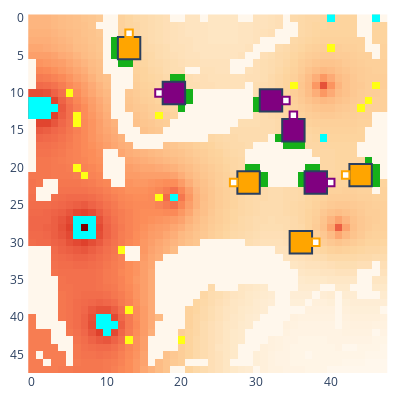

The code cell stored with this chart in its notebook:
### Code cell
myenv.step()
myenv.show()

### Figure 1 — Plotly figure (JSON) as saved in the notebook; plotly's stock layout.template omitted (floating-point values rounded to 4 significant figures; data arrays with more than 128 entries replaced by an {"elided": "..."} marker saying what was removed)
{"data": [{"colorscale": [[0, "rgb(255,247,236)"], [0.125, "rgb(254,232,200)"], [0.25, "rgb(253,212,158)"], [0.375, "rgb(253,187,132)"], [0.5, "rgb(252,141,89)"], [0.625, "rgb(239,101,72)"], [0.75, "rgb(215,48,31)"], [0.875, "rgb(179,0,0)"], [1, "rgb(127,0,0)"]], "name": "Rubble", "showscale": false, "type": "heatmap", "uid": "12_Rubble", "z": {"elided": "48x48 int values"}}, {"colorscale": [[0, "#00ffff"], [1, "#00ffff"]], "hoverinfo": "skip", "name": "Ice", "showscale": false, "type": "heatmap", "uid": "12_Ice", "z": {"elided": "48x48 int values"}}, {"colorscale": [[0, "#ffff14"], [1, "#ffff14"]], "hoverinfo": "skip", "name": "Ore", "showscale": false, "type": "heatmap", "uid": "12_Ore", "z": {"elided": "48x48 int values"}}, {"colorscale": [[0, "#15b01a"], [1, "#15b01a"]], "hoverinfo": "skip", "name": "Lichen", "showscale": false, "type": "heatmap", "uid": "12_Lichen", "z": {"elided": "48x48 int values"}}, {"customdata": [["factory_0", "player_0", 569, 0, 0, 127, 50]], "hovertemplate": "%{customdata[0]} %{customdata[1]}<br>Power: %{customdata[2]}<br>Ice: %{customdata[3]}<br>Ore: %{customdata[4]}<br>Water: %{customdata[5]}<br>Metal: %{customdata[6]}<br><extra></extra>", "name": "factory_0", "showscale": false, "type": "heatmap", "uid": "12_factory_0", "x": [32], "y": [11], "z": [0]}, {"customdata": [["factory_2", "player_0", 599, 0, 0, 127, 50]], "hovertemplate": "%{customdata[0]} %{customdata[1]}<br>Power: %{customdata[2]}<br>Ice: %{customdata[3]}<br>Ore: %{customdata[4]}<br>Water: %{customdata[5]}<br>Metal: %{customdata[6]}<br><extra></extra>", "name": "factory_2", "showscale": false, "type": "heatmap", "uid": "12_factory_2", "x": [19], "y": [10], "z": [2]}, {"customdata": [["factory_4", "player_0", 589, 0, 0, 127, 50]], "hovertemplate": "%{customdata[0]} %{customdata[1]}<br>Power: %{customdata[2]}<br>Ice: %{customdata[3]}<br>Ore: %{customdata[4]}<br>Water: %{customdata[5]}<br>Metal: %{customdata[6]}<br><extra></extra>", "name": "factory_4", "showscale": false, "type": "heatmap", "uid": "12_factory_4", "x": [35], "y": [15], "z": [4]}, {"customdata": [["factory_6", "player_0", 589, 0, 0, 127, 50]], "hovertemplate": "%{customdata[0]} %{customdata[1]}<br>Power: %{customdata[2]}<br>Ice: %{customdata[3]}<br>Ore: %{customdata[4]}<br>Water: %{customdata[5]}<br>Metal: %{customdata[6]}<br><extra></extra>", "name": "factory_6", "showscale": false, "type": "heatmap", "uid": "12_factory_6", "x": [38], "y": [22], "z": [6]}, {"customdata": [["factory_1", "player_1", 599, 0, 0, 127, 50]], "hovertemplate": "%{customdata[0]} %{customdata[1]}<br>Power: %{customdata[2]}<br>Ice: %{customdata[3]}<br>Ore: %{customdata[4]}<br>Water: %{customdata[5]}<br>Metal: %{customdata[6]}<br><extra></extra>", "name": "factory_1", "showscale": false, "type": "heatmap", "uid": "12_factory_1", "x": [13], "y": [4], "z": [1]}, {"customdata": [["factory_3", "player_1", 589, 0, 0, 127, 50]], "hovertemplate": "%{customdata[0]} %{customdata[1]}<br>Power: %{customdata[2]}<br>Ice: %{customdata[3]}<br>Ore: %{customdata[4]}<br>Water: %{customdata[5]}<br>Metal: %{customdata[6]}<br><extra></extra>", "name": "factory_3", "showscale": false, "type": "heatmap", "uid": "12_factory_3", "x": [29], "y": [22], "z": [3]}, {"customdata": [["factory_5", "player_1", 549, 0, 0, 138, 50]], "hovertemplate": "%{customdata[0]} %{customdata[1]}<br>Power: %{customdata[2]}<br>Ice: %{customdata[3]}<br>Ore: %{customdata[4]}<br>Water: %{customdata[5]}<br>Metal: %{customdata[6]}<br><extra></extra>", "name": "factory_5", "showscale": false, "type": "heatmap", "uid": "12_factory_5", "x": [36], "y": [30], "z": [5]}, {"customdata": [["factory_7", "player_1", 589, 0, 0, 127, 50]], "hovertemplate": "%{customdata[0]} %{customdata[1]}<br>Power: %{customdata[2]}<br>Ice: %{customdata[3]}<br>Ore: %{customdata[4]}<br>Water: %{customdata[5]}<br>Metal: %{customdata[6]}<br><extra></extra>", "name": "factory_7", "showscale": false, "type": "heatmap", "uid": "12_factory_7", "x": [44], "y": [21], "z": [7]}, {"customdata": [["unit_8", "player_0", "HEAVY", [34, 11], 617, 120, 0, 0, 0]], "hovertemplate": "%{customdata[0]} %{customdata[1]}<br>Type: %{customdata[2]}<br>Pos: %{customdata[3]}<br>Power: %{customdata[4]}<br>Ice: %{customdata[5]}<br>Ore: %{customdata[6]}<br>Water: %{customdata[7]}<br>Metal: %{customdata[8]}<br><extra></extra>", "name": "unit_8", "showscale": false, "type": "heatmap", "uid": "12_unit_8", "x": [34], "y": [11], "z": [8]}, {"hoverinfo": "skip", "marker": {"color": "black", "size": 5, "symbol": "circle-open"}, "mode": "markers", "name": "path", "showlegend": false, "type": "scatter", "uid": "12_path", "x": [34, 34, 34, 34, 34, 34, 34, 34, 33, 33], "y": [11, 11, 11, 11, 11, 11, 11, 11, 11, 11]}, {"customdata": [["unit_9", "player_0", "HEAVY", [17, 10], 617, 120, 0, 0, 0]], "hovertemplate": "%{customdata[0]} %{customdata[1]}<br>Type: %{customdata[2]}<br>Pos: %{customdata[3]}<br>Power: %{customdata[4]}<br>Ice: %{customdata[5]}<br>Ore: %{customdata[6]}<br>Water: %{customdata[7]}<br>Metal: %{customdata[8]}<br><extra></extra>", "name": "unit_9", "showscale": false, "type": "heatmap", "uid": "12_unit_9", "x": [17], "y": [10], "z": [9]}, {"hoverinfo": "skip", "marker": {"color": "black", "size": 5, "symbol": "circle-open"}, "mode": "markers", "name": "path", "showlegend": false, "type": "scatter", "uid": "12_path", "x": [17, 17, 17, 17, 17, 17, 17, 17, 18, 18], "y": [10, 10, 10, 10, 10, 10, 10, 10, 10, 10]}, {"customdata": [["unit_10", "player_0", "HEAVY", [35, 13], 617, 120, 0, 0, 0]], "hovertemplate": "%{customdata[0]} %{customdata[1]}<br>Type: %{customdata[2]}<br>Pos: %{customdata[3]}<br>Power: %{customdata[4]}<br>Ice: %{customdata[5]}<br>Ore: %{customdata[6]}<br>Water: %{customdata[7]}<br>Metal: %{customdata[8]}<br><extra></extra>", "name": "unit_10", "showscale": false, "type": "heatmap", "uid": "12_unit_10", "x": [35], "y": [13], "z": [10]}, {"hoverinfo": "skip", "marker": {"color": "black", "size": 5, "symbol": "circle-open"}, "mode": "markers", "name": "path", "showlegend": false, "type": "scatter", "uid": "12_path", "x": [35, 35, 35, 35, 35, 35, 35, 35, 35], "y": [13, 13, 13, 13, 13, 13, 13, 14, 14]}, {"customdata": [["unit_11", "player_0", "HEAVY", [40, 22], 616, 120, 0, 0, 0]], "hovertemplate": "%{customdata[0]} %{customdata[1]}<br>Type: %{customdata[2]}<br>Pos: %{customdata[3]}<br>Power: %{customdata[4]}<br>Ice: %{customdata[5]}<br>Ore: %{customdata[6]}<br>Water: %{customdata[7]}<br>Metal: %{customdata[8]}<br><extra></extra>", "name": "unit_11", "showscale": false, "type": "heatmap", "uid": "12_unit_11", "x": [40], "y": [22], "z": [11]}, {"hoverinfo": "skip", "marker": {"color": "black", "size": 5, "symbol": "circle-open"}, "mode": "markers", "name": "path", "showlegend": false, "type": "scatter", "uid": "12_path", "x": [40, 40, 40, 40, 40, 40, 40, 40, 39, 39], "y": [22, 22, 22, 22, 22, 22, 22, 22, 22, 22]}, {"customdata": [["unit_12", "player_1", "HEAVY", [13, 2], 617, 120, 0, 0, 0]], "hovertemplate": "%{customdata[0]} %{customdata[1]}<br>Type: %{customdata[2]}<br>Pos: %{customdata[3]}<br>Power: %{customdata[4]}<br>Ice: %{customdata[5]}<br>Ore: %{customdata[6]}<br>Water: %{customdata[7]}<br>Metal: %{customdata[8]}<br><extra></extra>", "name": "unit_12", "showscale": false, "type": "heatmap", "uid": "12_unit_12", "x": [13], "y": [2], "z": [12]}, {"hoverinfo": "skip", "marker": {"color": "black", "size": 5, "symbol": "circle-open"}, "mode": "markers", "name": "path", "showlegend": false, "type": "scatter", "uid": "12_path", "x": [13, 13, 13, 13, 13, 13, 13, 13, 13], "y": [2, 2, 2, 2, 2, 2, 2, 3, 3]}, {"customdata": [["unit_13", "player_1", "HEAVY", [27, 22], 617, 120, 0, 0, 0]], "hovertemplate": "%{customdata[0]} %{customdata[1]}<br>Type: %{customdata[2]}<br>Pos: %{customdata[3]}<br>Power: %{customdata[4]}<br>Ice: %{customdata[5]}<br>Ore: %{customdata[6]}<br>Water: %{customdata[7]}<br>Metal: %{customdata[8]}<br><extra></extra>", "name": "unit_13", "showscale": false, "type": "heatmap", "uid": "12_unit_13", "x": [27], "y": [22], "z": [13]}, {"hoverinfo": "skip", "marker": {"color": "black", "size": 5, "symbol": "circle-open"}, "mode": "markers", "name": "path", "showlegend": false, "type": "scatter", "uid": "12_path", "x": [27, 27, 27, 27, 27, 27, 27, 27, 28, 28], "y": [22, 22, 22, 22, 22, 22, 22, 22, 22, 22]}, {"customdata": [["unit_14", "player_1", "HEAVY", [38, 30], 616, 120, 0, 0, 0]], "hovertemplate": "%{customdata[0]} %{customdata[1]}<br>Type: %{customdata[2]}<br>Pos: %{customdata[3]}<br>Power: %{customdata[4]}<br>Ice: %{customdata[5]}<br>Ore: %{customdata[6]}<br>Water: %{customdata[7]}<br>Metal: %{customdata[8]}<br><extra></extra>", "name": "unit_14", "showscale": false, "type": "heatmap", "uid": "12_unit_14", "x": [38], "y": [30], "z": [14]}, {"hoverinfo": "skip", "marker": {"color": "black", "size": 5, "symbol": "circle-open"}, "mode": "markers", "name": "path", "showlegend": false, "type": "scatter", "uid": "12_path", "x": [38, 38, 38, 38, 38, 38, 38, 38, 37, 37], "y": [30, 30, 30, 30, 30, 30, 30, 30, 30, 30]}, {"customdata": [["unit_15", "player_1", "HEAVY", [42, 21], 617, 120, 0, 0, 0]], "hovertemplate": "%{customdata[0]} %{customdata[1]}<br>Type: %{customdata[2]}<br>Pos: %{customdata[3]}<br>Power: %{customdata[4]}<br>Ice: %{customdata[5]}<br>Ore: %{customdata[6]}<br>Water: %{customdata[7]}<br>Metal: %{customdata[8]}<br><extra></extra>", "name": "unit_15", "showscale": false, "type": "heatmap", "uid": "12_unit_15", "x": [42], "y": [21], "z": [15]}, {"hoverinfo": "skip", "marker": {"color": "black", "size": 5, "symbol": "circle-open"}, "mode": "markers", "name": "path", "showlegend": false, "type": "scatter", "uid": "12_path", "x": [42, 42, 42, 42, 42, 42, 42, 42, 43, 43], "y": [21, 21, 21, 21, 21, 21, 21, 21, 21, 21]}], "layout": {"coloraxis": {"showscale": false}, "height": 400, "margin": {"b": 10, "l": 10, "r": 10, "t": 10}, "plot_bgcolor": "rgba(0, 0, 0, 0)", "shapes": [{"fillcolor": "purple", "name": "factory_0", "type": "rect", "x0": 30.5, "x1": 33.5, "y0": 9.5, "y1": 12.5}, {"fillcolor": "purple", "name": "factory_2", "type": "rect", "x0": 17.5, "x1": 20.5, "y0": 8.5, "y1": 11.5}, {"fillcolor": "purple", "name": "factory_4", "type": "rect", "x0": 33.5, "x1": 36.5, "y0": 13.5, "y1": 16.5}, {"fillcolor": "purple", "name": "factory_6", "type": "rect", "x0": 36.5, "x1": 39.5, "y0": 20.5, "y1": 23.5}, {"fillcolor": "orange", "name": "factory_1", "type": "rect", "x0": 11.5, "x1": 14.5, "y0": 2.5, "y1": 5.5}, {"fillcolor": "orange", "name": "factory_3", "type": "rect", "x0": 27.5, "x1": 30.5, "y0": 20.5, "y1": 23.5}, {"fillcolor": "orange", "name": "factory_5", "type": "rect", "x0": 34.5, "x1": 37.5, "y0": 28.5, "y1": 31.5}, {"fillcolor": "orange", "name": "factory_7", "type": "rect", "x0": 42.5, "x1": 45.5, "y0": 19.5, "y1": 22.5}, {"fillcolor": "white", "line": {"color": "purple"}, "name": "unit_8", "type": "rect", "x0": 33.5, "x1": 34.5, "y0": 10.5, "y1": 11.5}, {"fillcolor": "white", "line": {"color": "purple"}, "name": "unit_9", "type": "rect", "x0": 16.5, "x1": 17.5, "y0": 9.5, "y1": 10.5}, {"fillcolor": "white", "line": {"color": "purple"}, "name": "unit_10", "type": "rect", "x0": 34.5, "x1": 35.5, "y0": 12.5, "y1": 13.5}, {"fillcolor": "white", "line": {"color": "purple"}, "name": "unit_11", "type": "rect", "x0": 39.5, "x1": 40.5, "y0": 21.5, "y1": 22.5}, {"fillcolor": "white", "line": {"color": "orange"}, "name": "unit_12", "type": "rect", "x0": 12.5, "x1": 13.5, "y0": 1.5, "y1": 2.5}, {"fillcolor": "white", "line": {"color": "orange"}, "name": "unit_13", "type": "rect", "x0": 26.5, "x1": 27.5, "y0": 21.5, "y1": 22.5}, {"fillcolor": "white", "line": {"color": "orange"}, "name": "unit_14", "type": "rect", "x0": 37.5, "x1": 38.5, "y0": 29.5, "y1": 30.5}, {"fillcolor": "white", "line": {"color": "orange"}, "name": "unit_15", "type": "rect", "x0": 41.5, "x1": 42.5, "y0": 20.5, "y1": 21.5}], "width": 400, "xaxis": {"autorange": true, "domain": [0, 1], "range": [-0.8005, 47.8], "type": "linear"}, "yaxis": {"autorange": true, "domain": [0, 1], "range": [47.5, -0.8339], "scaleanchor": "x", "type": "linear"}}}
